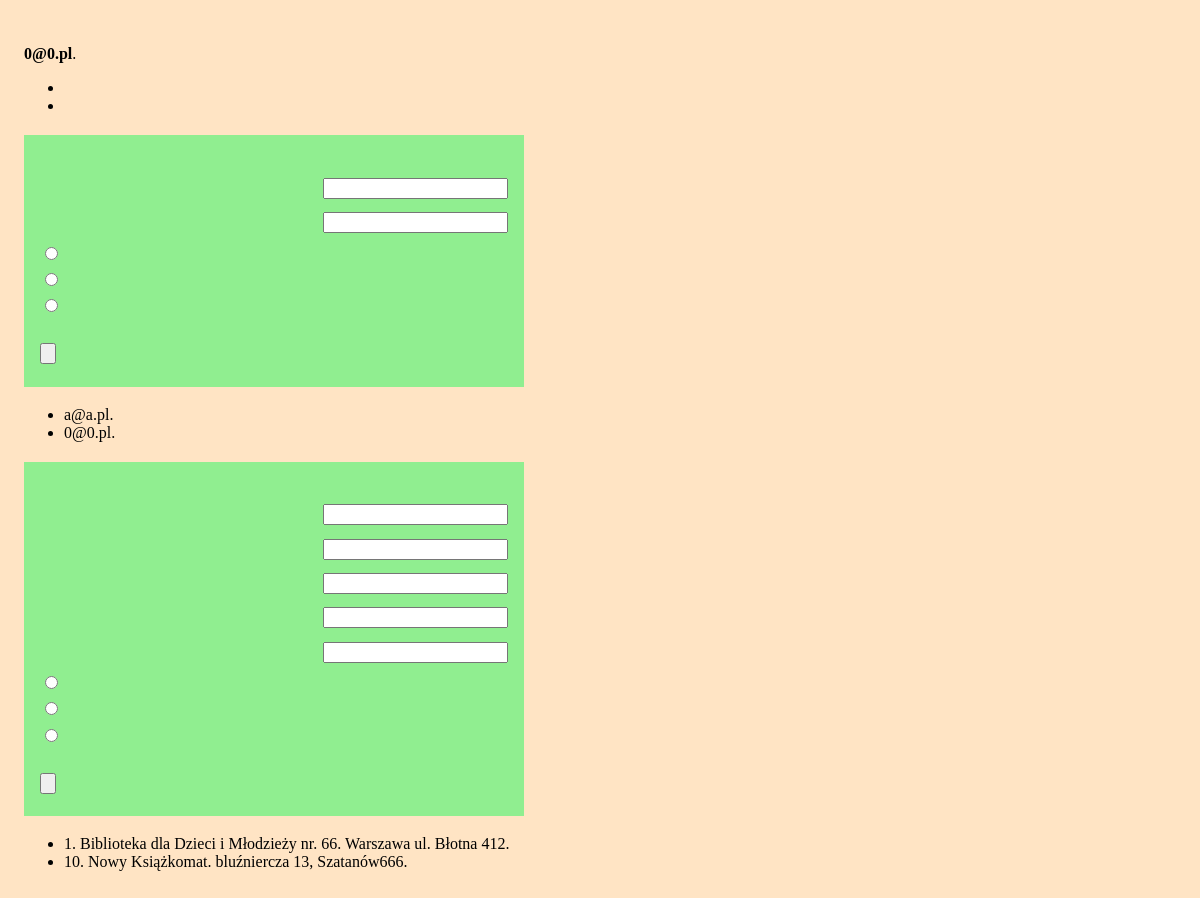
The app's page /admin.php (signed in), older data.
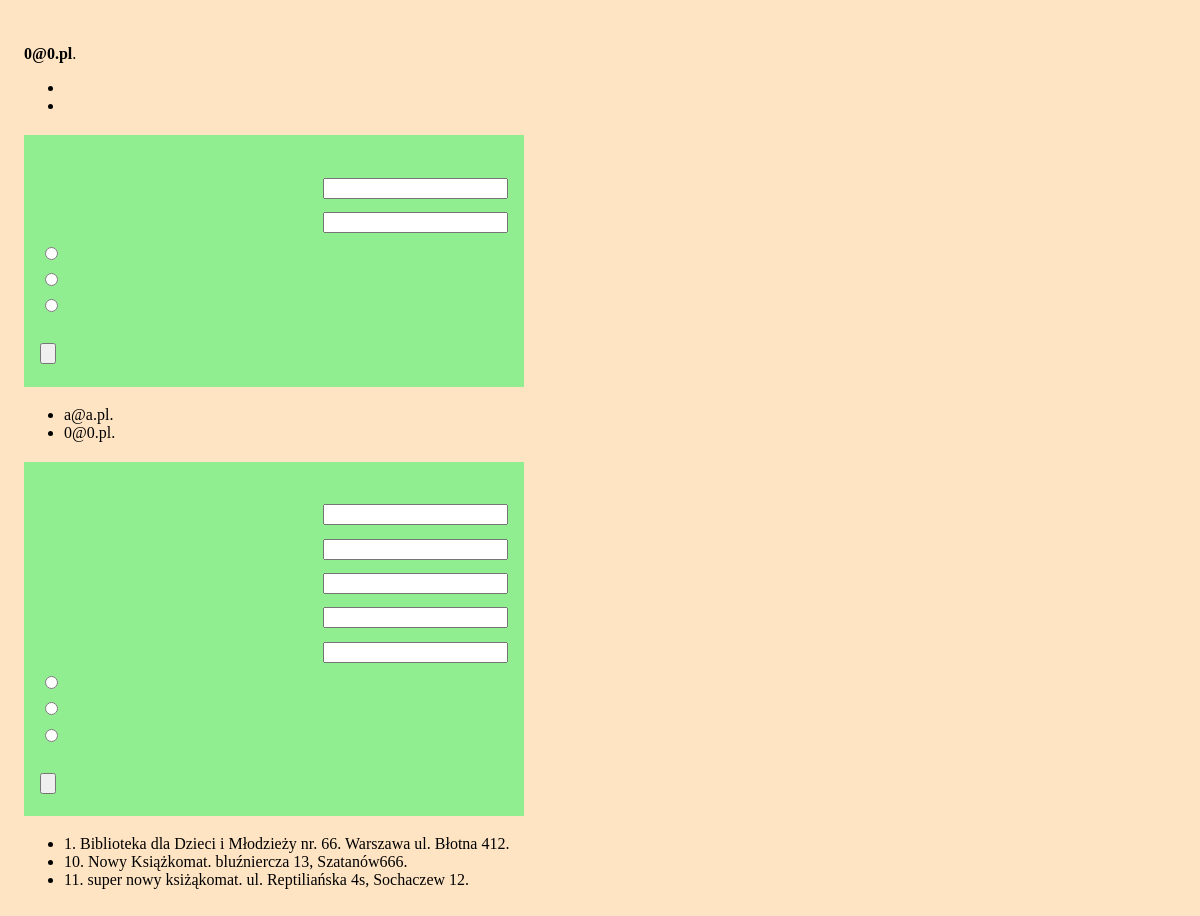
The same page, newer data.
### tables this page shows
CREATE TABLE "librarian" (
    "librarian_id" INTEGER PRIMARY KEY AUTOINCREMENT NOT NULL,
    "librarian_name" text,
    "librarian_pass" TEXT,
    "librarian_level" INTEGER
);

CREATE TABLE "unit" (
    "unit_id" INTEGER PRIMARY KEY AUTOINCREMENT NOT NULL,
    "unit_name" TEXT,
    "unit_address" TEXT,
    "number_columns" INTEGER,
    "number_box" INTEGER
);

### admin.php (the view, shortened to what this page needs)
<?php
require 'config.php';
$db = new MyDB($dbfile);
$stm = $db->query("SELECT unit_id, unit_name, unit_address, number_box FROM unit");
while ($row = $stm->fetchArray(1)) {
    $unit_id = $row['unit_id'];
    $unit_name = $row['unit_name'];
    $unit_address = $row['unit_address'];
    $unit_size = $row['number_box'];
    $unit = "<li>" . $info['id'] . $unit_id . ". " . $unit_name . ". " . $unit_address . $info['lockers'] . $unit_size . ".</li>";
    $all_units .= $unit;
}
$stm = $db->query("SELECT librarian_name FROM librarian");
while ($row = $stm->fetchArray(1)) {
    $librarian_name = $row['librarian_name'];
    $librarian = "<li>" . $librarian_name . ".</li>";
    $all_librarians .= $librarian;
}
echo $page_head . "\n\t\t<title>" . $info['admin_title']; ?></title>
</head>
<body>
    <?php
    if (isset($_SESSION["name"])) {
    ?>
        <header class="page-header">
            <?php echo $info['admin_login_info'] . " <b>" . $_SESSION['name']; ?></b>.<br>
        </header>
        <nav>
            <ul>
                <li><?php echo $info['admin_logout']; ?></li>
                <li><?php echo $info['machine_page']; ?></li>
            </ul>
        </nav>
        <main role="main">
            <section>
                <div class="edycja">
                    <form name="admin_librarians" method="post" action="" class="">
                        <div class="flekser">
                            <label for="librarian_login"><?php echo $info['login_name']; ?></label> <input type="text" class="" id="id-librarian_login" name="librarian_login">
                        </div>
                        <div class="flekser">
                            <label for="librarian_pass"><?php echo $info['login_pass']; ?></label> <input type="password" class="" id="id-librarian_pass" name="librarian_pass">
                        </div>
                        <div>
                            <div>
                                <input type="radio" id="librarian_add" name="librarian" value="0"> <label for="librarian_add"><?php echo $info['add'] . " " . $info['account']; ?></label>
                            </div>
                            <div>
                                <input type="radio" id="librarian_remove" name="librarian" value="1"> <label for="librarian_remove"><?php echo $info['remove'] . " " . $info['account']; ?></label>
                            </div>
                            <div>
                                <input type="radio" id="librarian_update" name="librarian" value="2"> <label for="librarian_update"><?php echo $info['update'] . " " . $info['password']; ?></label>
                            </div>
                        </div><br>
                        <input type="submit" name="librarian_submit" value="<?php echo $info['send_button']; ?>">
                    </form>
                </div>
                <ul>
                    <?php echo $all_librarians; ?>
                </ul>
            </section>
            <section>
                <div class="edycja">
                    <form name="admin_machines" method="post" action="" class="">
                        <div class="flekser">
                            <input type="tekst" class="" id="id-machine_id" name="machine_id">
                        </div>
                        <div class="flekser">
                            <input type="tekst" class="" id="id-machine_name" name="machine_name">
                        </div>
                        <div class="flekser">
                            <input type="text" class="" id="id-machine_address" name="machine_address">
                        </div>
                        <div class="flekser">
                            <input type="number" class="" id="id-machine_size" name="machine_size">
                        </div>
                        <div class="flekser">
                            <input type="number" class="" id="id-machine_column" name="machine_column">
                        </div>
                        <div>
                            <div>
                                <input type="radio" id="machine_add" name="machine" value="0">
                            </div>
                            <div>
                                <input type="radio" id="machine_remove" name="machine" value="1">
                            </div>
                            <div>
                                <input type="radio" id="machine_update" name="machine" value="2">
                            </div>
                        </div><br>
                        <input type="submit" name="machine_submit" value="<?php echo $info['send_button']; ?>">
                    </form>
                </div>
                <ul>
                    <?php echo $all_units; ?>
                </ul>
            </section>
        </main>
    <?php
    } else {
        echo '<header class="page-header">
        <h1>' . $info['admin_message'] . '</h1>
        <h2><a href="login.php">' . $info["login_first"] . '</a></h2>
    </header>';
    }
    ?>
</body>
</html>

### config.php (shortened to what this page needs)
<?php
$all_units = "";
$all_librarians = "";
$page_head = "<!DOCTYPE html>
<html lang=\"pl-PL\">
    <head>
        <meta charset=\"UTF-8\" />
        <link rel=\"stylesheet\" type=\"text/css\" href=\"../style.css\" />
        <meta name=\"viewport\" content=\"width=device-width, initial-scale=1\">";

### style.css (style rules this page uses)
.flekser { display: flex; flex-direction: row; justify-content: space-between; align-items: center; }
.edycja { background: lightgreen; color: black; padding: 1em; margin-bottom: 1em; }
input { cursor: pointer; margin-top: .5em; margin-bottom: .5em; }
body { padding: 1em; background-color: bisque; width: 500px; }

Row changes from the older to the newer data that the page shows:
added unit: unit_id "11", unit_name "super nowy ksiżąkomat", unit_address "ul. Reptiliańska 4s, Sochaczew", number_box "12"
